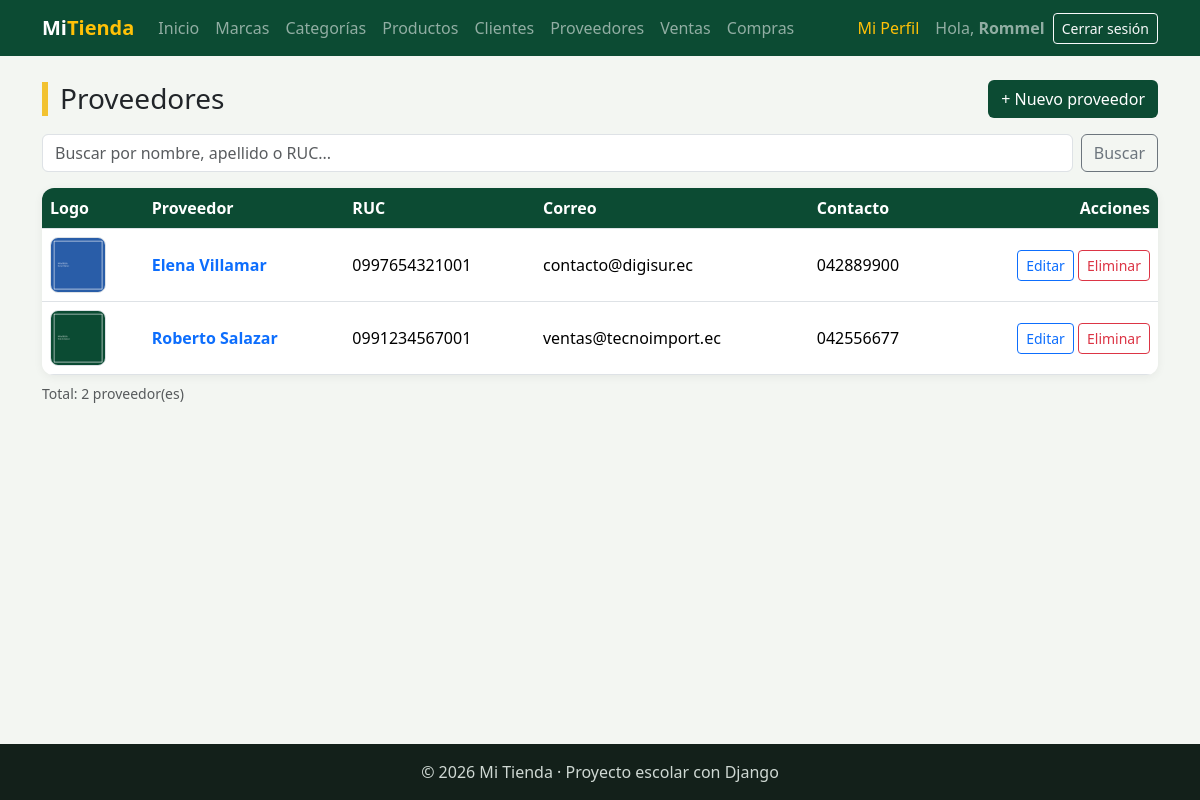
The page /facturacion/proveedores/ (signed in) on the database its author committed.
### facturacion/models.py (models this page shows)
class ModeloBase(models.Model):
    user = models.ForeignKey(
        User,
        on_delete=models.SET_NULL,
        null=True,
        blank=True,
        editable=False,
        related_name="%(class)s_registrados",
        verbose_name="Registrado por",
    )
    fecha_creacion = models.DateTimeField("Fecha de creación", auto_now_add=True)
    fecha_modificacion = models.DateTimeField("Última modificación", auto_now=True)
    class Meta:
        abstract = True

class Proveedor(ModeloBase):
    nombre = models.CharField(max_length=80)
    apellido = models.CharField(max_length=80)
    ruc = models.CharField("RUC", max_length=13, unique=True)
    email = models.EmailField("Correo", blank=True)
    contacto = models.CharField("Teléfono de contacto", max_length=15, blank=True)
    logo = models.ImageField(upload_to="proveedores/", blank=True)
    class Meta:
        verbose_name = "Proveedor"
        verbose_name_plural = "Proveedores"
        ordering = ["nombre", "apellido"]
    def __str__(self):
        return f"{self.nombre} {self.apellido}"

### facturacion/views.py (the view)
# urls.py: path("proveedores/", views.ProveedorListView.as_view(), name="proveedor_lista"),
class ProveedorListView(LoginRequiredMixin, ListView):
    model = Proveedor
    template_name = "facturacion/proveedor_lista.html"
    context_object_name = "proveedores"
    paginate_by = 5
    extra_context = {"titulo": "Proveedores"}
    def get_queryset(self):
        proveedores = super().get_queryset()
        q = self.request.GET.get("q", "")
        if q:
            proveedores = proveedores.filter(
                Q(nombre__icontains=q) | Q(apellido__icontains=q) | Q(ruc__icontains=q)
            )
        return proveedores
    def get_context_data(self, **kwargs):
        contexto = super().get_context_data(**kwargs)
        contexto["q"] = self.request.GET.get("q", "")
        return contexto

### facturacion/templates/facturacion/proveedor_lista.html (shortened to what this page needs)
{% extends "base.html" %}
{% block contenido %}
<div class="d-flex justify-content-between align-items-center flex-wrap gap-2 mb-3">
    <h1 class="h3 titulo-pagina m-0">{{ titulo }}</h1>
    <a href="{% url 'facturacion:proveedor_crear' %}" class="btn btn-verde">+ Nuevo proveedor</a>
</div>
<form method="get" class="d-flex gap-2 mb-3">
    <input type="text" name="q" value="{{ q }}" class="form-control" placeholder="Buscar por nombre, apellido o RUC...">
    <button type="submit" class="btn btn-outline-secondary">Buscar</button>
</form>
<div class="tarjeta p-0 table-responsive">
    <table class="table table-hover align-middle m-0">
        <thead>
            <tr><th>Logo</th><th>Proveedor</th><th>RUC</th><th>Correo</th><th>Contacto</th><th class="text-end">Acciones</th></tr>
        </thead>
        <tbody>
            {% for proveedor in proveedores %}
            <tr>
                <td>
                    {% if proveedor.logo %}
                        <img src="{{ proveedor.logo.url }}" alt="{{ proveedor }}" class="miniatura">
                    {% else %}
                        <div class="miniatura vacia">sin logo</div>
                    {% endif %}
                </td>
                <td><a href="{% url 'facturacion:proveedor_detalle' proveedor.pk %}" class="fw-semibold text-decoration-none">{{ proveedor }}</a></td>
                <td>{{ proveedor.ruc }}</td>
                <td>{{ proveedor.email|default:"-" }}</td>
                <td>{{ proveedor.contacto|default:"-" }}</td>
                <td class="text-end text-nowrap">
                    <a href="{% url 'facturacion:proveedor_editar' proveedor.pk %}" class="btn btn-sm btn-outline-primary">Editar</a>
                    <a href="{% url 'facturacion:proveedor_eliminar' proveedor.pk %}" class="btn btn-sm btn-outline-danger">Eliminar</a>
                </td>
            </tr>
            {% empty %}
            <tr><td colspan="6" class="text-center text-muted py-4">No hay proveedores registrados.</td></tr>
            {% endfor %}
        </tbody>
    </table>
</div>
<p class="text-muted small mt-2">Total: {{ page_obj.paginator.count }} proveedor(es)</p>
{% endblock %}

### templates/base.html (shortened to what this page needs)
{% load static %}
<!DOCTYPE html>
<html lang="es">
<head>
    <link href="https://cdn.jsdelivr.net/npm/bootstrap@5.3.3/dist/css/bootstrap.min.css" rel="stylesheet">
    <link rel="stylesheet" href="{% static 'css/estilos.css' %}">
</head>
<body>
<nav class="navbar navbar-expand-lg navbar-dark barra">
    <div class="container">
        <a class="navbar-brand fw-bold" href="{% url 'home' %}">Mi<span class="text-warning">Tienda</span></a>
        <div class="collapse navbar-collapse" id="menu">
            <ul class="navbar-nav me-auto">
                <li class="nav-item"><a class="nav-link" href="{% url 'home' %}">Inicio</a></li>
                {% if user.is_authenticated %}
                    <li class="nav-item"><a class="nav-link" href="{% url 'facturacion:marca_lista' %}">Marcas</a></li>
                    <li class="nav-item"><a class="nav-link" href="{% url 'facturacion:categoria_lista' %}">Categorías</a></li>
                    <li class="nav-item"><a class="nav-link" href="{% url 'facturacion:producto_lista' %}">Productos</a></li>
                    <li class="nav-item"><a class="nav-link" href="{% url 'facturacion:cliente_lista' %}">Clientes</a></li>
                    <li class="nav-item"><a class="nav-link" href="{% url 'facturacion:proveedor_lista' %}">Proveedores</a></li>
                    <li class="nav-item"><a class="nav-link" href="{% url 'facturacion:venta_lista' %}">Ventas</a></li>
                    <li class="nav-item"><a class="nav-link" href="{% url 'facturacion:compra_lista' %}">Compras</a></li>
                {% endif %}
            </ul>
            <ul class="navbar-nav align-items-lg-center gap-2">
                {% if user.is_authenticated %}
                    <li class="nav-item"><a class="nav-link text-warning" href="{% url 'facturacion:mi_perfil' %}">Mi Perfil</a></li>
                    <li class="nav-item navbar-text">Hola, <b>{{ user.username }}</b></li>
                    <li class="nav-item">
                        <form method="post" action="{% url 'logout' %}" class="d-inline">
                            <button type="submit" class="btn btn-sm btn-outline-light">Cerrar sesión</button>
                        </form>
                    </li>
                {% else %}
                    <li class="nav-item"><a class="nav-link" href="{% url 'login' %}">Ingresar</a></li>
                    <li class="nav-item"><a class="btn btn-sm btn-warning" href="{% url 'registro' %}">Crear cuenta</a></li>
                {% endif %}
            </ul>
        </div>
    </div>
</nav>
<main class="container py-4">
    {% block contenido %}{% endblock %}
</main>
<footer class="pie text-center py-3">© 2026 Mi Tienda · Proyecto escolar con Django</footer>
</body>
</html>

### static/css/estilos.css (style rules this page uses)
:root { --verde: #0c4b33; --verde-claro: #2f9e6e; --amarillo: #f2c230; }
body { background-color: #f3f6f2; min-height: 100vh; display: flex; flex-direction: column; }
main { flex: 1; }
.barra { background-color: var(--verde); }
.titulo-pagina { border-left: 6px solid var(--amarillo); padding-left: 12px; }
.tarjeta { background: white; border-radius: 12px; padding: 24px; box-shadow: 0 2px 10px rgba(0,0,0,.06); }
.table thead th { background-color: var(--verde); color: white; }
.btn-verde { background-color: var(--verde); color: white; }
.pie { background-color: #13201a; color: #cfd8d3; }
.miniatura { width: 56px; height: 56px; object-fit: cover; border-radius: 8px; border: 1px solid #dee2e6; }

### rows shown on the page
Proveedor: logo (picture), nombre+apellido "Elena Villamar", ruc "0997654321001", email "contacto@digisur.ec", contacto "042889900"
Proveedor: logo (picture), nombre+apellido "Roberto Salazar", ruc "0991234567001", email "ventas@tecnoimport.ec", contacto "042556677"

### other values the page prints
{{ user.username }} "Rommel"
{{ titulo }} "Proveedores"
{{ page_obj.paginator.count }} "2"
